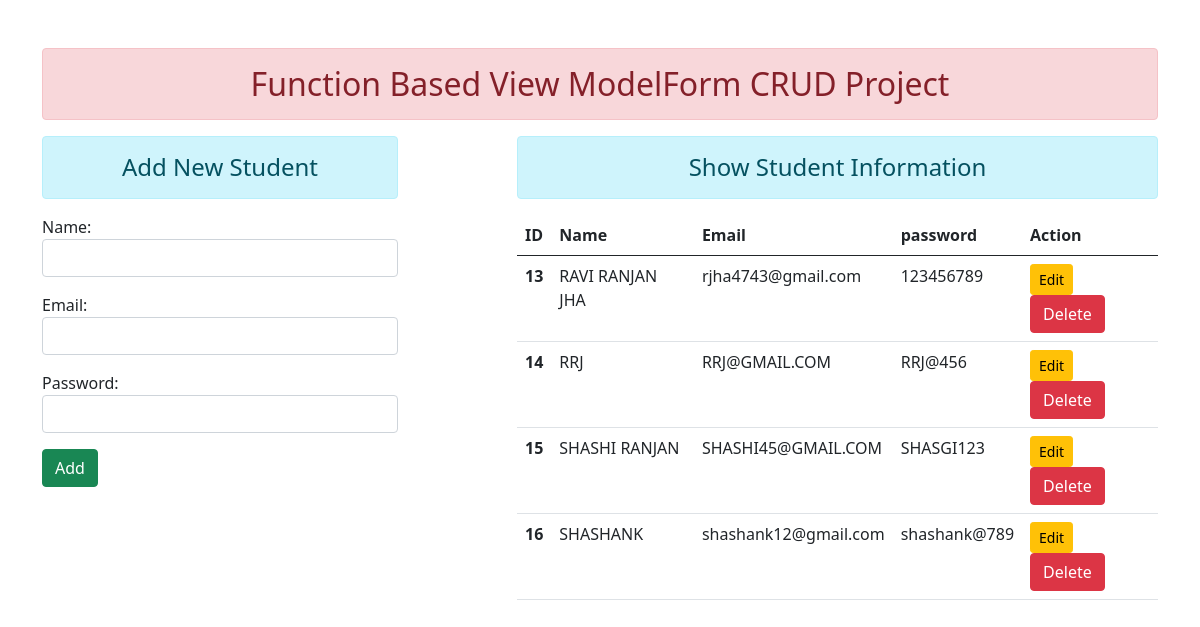
The page / on the database its author committed.
### enroll/models.py (models this page shows)
class User(models.Model):
    name = models.CharField(max_length=100)
    email = models.EmailField(max_length=100)
    password = models.CharField(max_length=100)

### enroll/views.py (the view)
# urls.py: path('', views.add_show, name="addandshow"),
def add_show(request):
    if request.method == 'POST':
        fm = StudentRegistration(request.POST)
        if fm.is_valid():
            nm = fm.cleaned_data['name']
            em = fm.cleaned_data['email']
            pw = fm.cleaned_data['password']
            reg = User(name=nm, email=em, password=pw)
            reg.save()
            fm = StudentRegistration()
    else:
        fm = StudentRegistration()
    stud = User.objects.all()
    return render(request, 'enroll/addandshow.html', {'form': fm, 'stu': stud})

### enroll/forms.py
class StudentRegistration(forms.ModelForm):
    class Meta:
        model = User
        fields = ['name', 'email', 'password']
        widgets = {
            'name' : forms.TextInput(attrs={'class':'form-control'}),
            'email' : forms.EmailInput(attrs={'class':'form-control'}),
            'password' : forms.PasswordInput(render_value=True, attrs={'class':'form-control'}),
        }

### enroll/templates/enroll/addandshow.html (shortened to what this page needs)
{% extends 'enroll/base.html' %}
{% block content %}
<div class="row">
    <div class="col-sm-4">
        <h4 class="text-center alert alert-info">Add New Student</h4>
        <form action="" method="POST">
            {{form.as_p}}
            <input type="submit" class="btn btn-success" value="Add">
        </form>
    </div>
    <div class="col-sm-7 offset-1">
        <h4 class="text-center alert alert-info">Show Student Information</h4>
        {% if stu %}
        <table class="table table-hover">
            <thead>
                <tr>
                    <th scope="col">ID</th>
                    <th scope="col">Name</th>
                    <th scope="col">Email</th>
                    <th scope="col">password</th>
                    <th scope="col">Action</th>
                </tr>
            </thead>
            <tbody>
                {% for st in stu %}
                <tr>
                    <th scope="row">{{st.id}}</th>
                    <td>{{st.name}}</td>
                    <td>{{st.email}}</td>
                    <td>{{st.password}}</td>
                    <td>
                        <a href="{% url 'updatedata' st.id %}" class="btn btn-warning btn-sm">Edit</a>
                        <form action="{% url 'deletedata' st.id %}" method="post" class="d-inline"> {% csrf_token %}
                            <input type="submit" class="btn btn-danger" value="Delete">
                        </form>
                    </td>
                </tr>
                {% endfor %}
            </tbody>
        </table>
        {% else %}
        <h4 class="text-center alert alert-warning">No Records</h4>
        {% endif %}
    </div>
</div>
{% endblock content %}

### enroll/templates/enroll/base.html (shortened to what this page needs)
<!DOCTYPE html>
{% load static %}
<html lang="en">
<head>
    <link rel="stylesheet" href="{% static 'enroll/css/bootstrap.css' %}">
</head>
<body>
    <div class="container mt-5">
    <h2 class="text-center alert alert-danger">Function Based View ModelForm CRUD Project</h2>
    {% block content %} {% endblock content %}
    </div>
</body>
</html>

### rows shown on the page
User: id "13", name "RAVI RANJAN JHA", email "rjha4743@gmail.com", password "123456789"
User: id "14", name "RRJ", email "RRJ@GMAIL.COM", password "RRJ@456"
User: id "15", name "SHASHI RANJAN", email "SHASHI45@GMAIL.COM", password "SHASGI123"
User: id "16", name "SHASHANK", email "shashank12@gmail.com", password "shashank@789"
